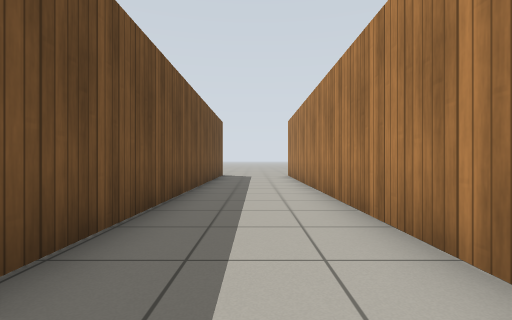
[1] (above)

16 first-person views from a walk through a Gazebo world. The camera is 0.72 m above the floor, looks level and sees 85° across. The floor is counted in squares, 1 m on a side. Each view is taken from the middle of a square. On the plan, view 1 faces up. The plan holds only what a view shows up to about 10 squares ahead; the rest is blank. Gazebo's built-in surfaces are drawn with simple patterns.

[2]
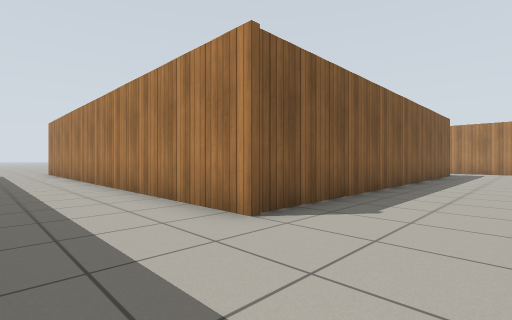

[3]
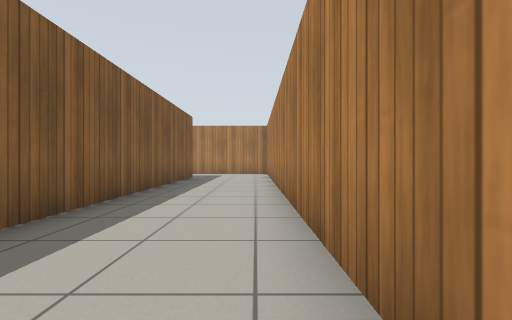

[4]
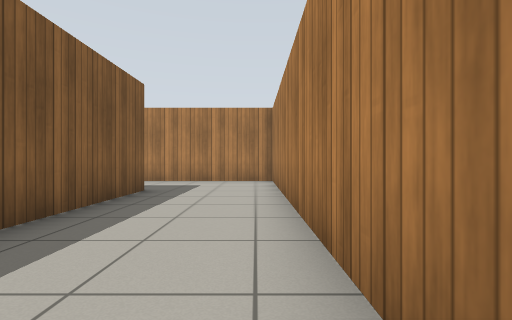

[5]
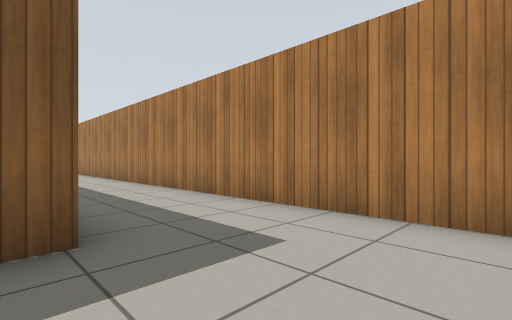

[6]
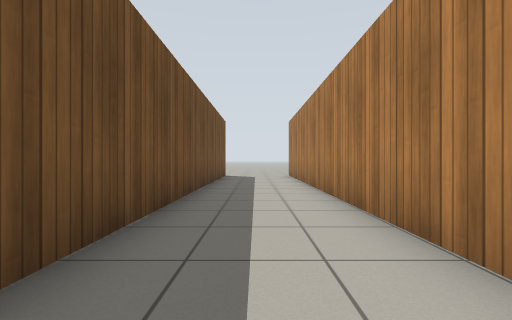

[7]
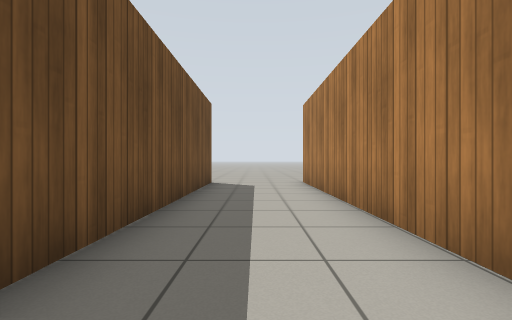

[8]
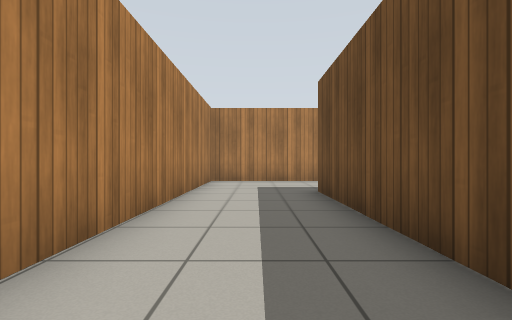

[9]
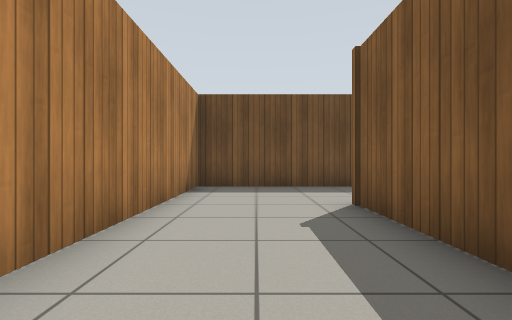

[10]
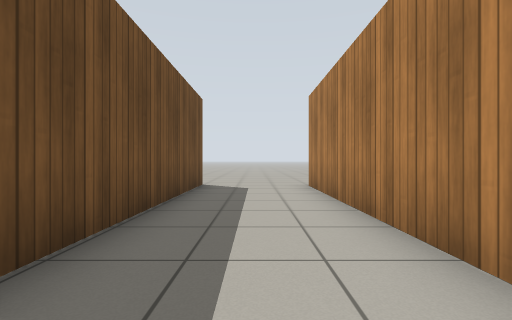

[11]
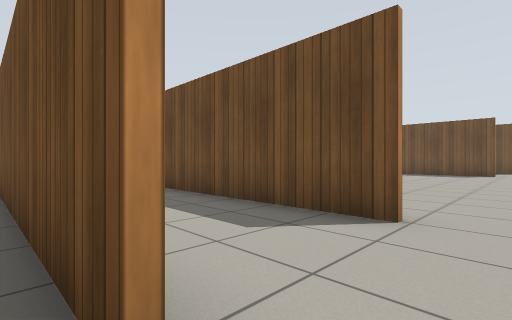

[12]
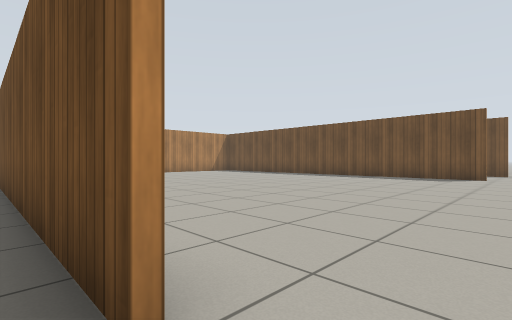

[13]
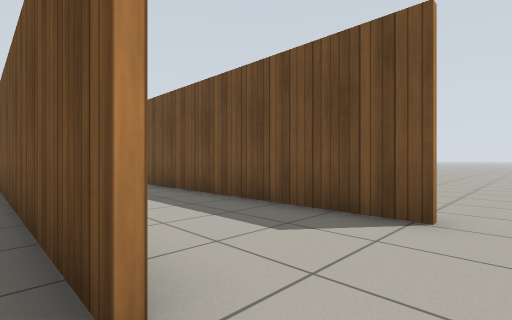

[14]
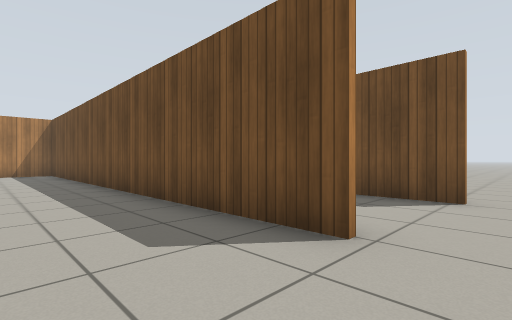

[15]
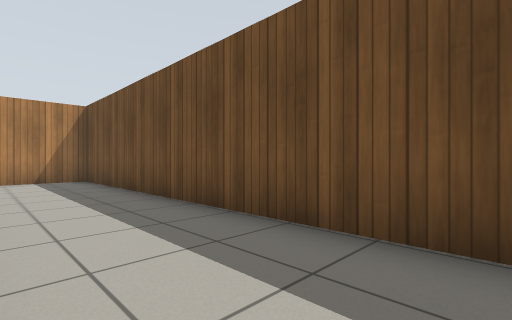

[16]
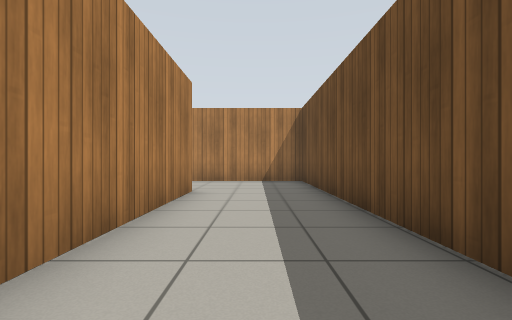

### Floor plan
Points are (right, up) in squares from view 1. A wall is a line through its corners. A room is listed if a view was taken in it or the views show most of it. See-through windows are left out.
Room 1 (views 1, 2, 3, 4, 5, 6, 7, 8, 9, 10, 12, 13, 15, 16)
walls: (13.6, 13) (13.6, -1.4) (1.5, -1.4) (1.5, 12.8); (-1.6, 13.2) (-1.6, -4.6) (16.5, -4.6) (16.5, 13.1)
ways out: opening at (17, 14) to room 2; opening at (2, 13.5) to room 3; opening at (14, 13.5) to room 3; opening at (-2, 14)
Room 2 (view 11)
walls: (16.7, 13.1) (16.7, 6.6)
ways out: opening at (17, 14) to room 1
Room 3 (view 14)
walls: (1.6, 12.9) (1.6, 2.3)
ways out: opening at (2, 13.5) to room 1; opening at (14, 13.5) to room 1

Positions as (right, up) in squares from view 1, and headings:
1: (0, 0), facing up
2: (-1, -4), facing up-right
3: (2, -4), facing right
4: (7, -4), facing right
5: (13, -4), facing up-right
6: (15, 0), facing up
7: (15, 4), facing up
8: (15, 5), facing down
9: (6, -3), facing left
10: (0, 5), facing up
11: (17, 14), facing down-left
12: (14, 14), facing down-left
13: (2, 14), facing down-left
14: (4, 14), facing down-left
15: (1, 6), facing down-left
16: (0, 5), facing down
